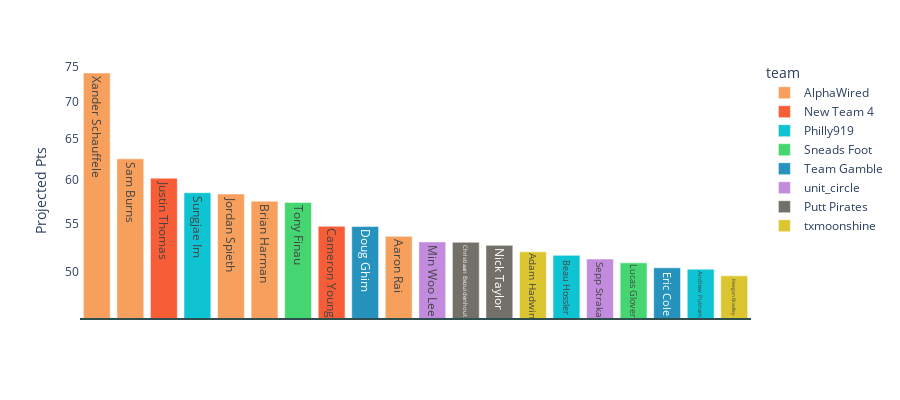

Here is the notebook cell this chart was saved with:
### Code cell
#  TOP 20 PLAYS
top20 = week.sort_values(by = 'proj_pts',ascending=False)[:20].reset_index(drop=True)
px.bar(top20,
        y = 'proj_pts',
        color = 'team',
        color_discrete_map=team_color,
        labels = {'index':"", 'proj_pts':'Projected Pts'},
        text=week[:20].index,
        #       text_auto = ",.0f",
        template = 'plotly_white',
        height=400,
        log_y=True,
        hover_name='player'
        ).add_hline(y=week.proj_pts.mean(),line_color='darkslategrey'
        ).update_xaxes(showticklabels=False
        ).update_yaxes(showgrid=False)

### Figure 1 — Plotly figure (JSON) as saved in the notebook; plotly's stock layout.template omitted (floating-point values rounded to 4 significant figures)
{"data": [{"alignmentgroup": "True", "hovertemplate": "<b>%{hovertext}</b><br><br>team=AlphaWired<br>=%{x}<br>Projected Pts=%{y}<br>text=%{text}<extra></extra>", "hovertext": ["Schauffele, Xander", "Burns, Sam", "Spieth, Jordan", "Harman, Brian", "Rai, Aaron"], "legendgroup": "AlphaWired", "marker": {"color": "rgb(247,160,93)", "pattern": {"shape": ""}}, "name": "AlphaWired", "offsetgroup": "AlphaWired", "orientation": "v", "showlegend": true, "text": ["Xander Schauffele", "Sam Burns", "Jordan Spieth", "Brian Harman", "Aaron Rai"], "textposition": "auto", "type": "bar", "x": [0, 1, 4, 5, 9], "xaxis": "x", "y": [74.03, 62.49, 58.29, 57.47, 53.62], "yaxis": "y"}, {"alignmentgroup": "True", "hovertemplate": "<b>%{hovertext}</b><br><br>team=New Team 4<br>=%{x}<br>Projected Pts=%{y}<br>text=%{text}<extra></extra>", "hovertext": ["Thomas, Justin", "Young, Cameron"], "legendgroup": "New Team 4", "marker": {"color": "rgb(247,94,56)", "pattern": {"shape": ""}}, "name": "New Team 4", "offsetgroup": "New Team 4", "orientation": "v", "showlegend": true, "text": ["Justin Thomas", "Cameron Young"], "textposition": "auto", "type": "bar", "x": [2, 7], "xaxis": "x", "y": [60.14, 54.69], "yaxis": "y"}, {"alignmentgroup": "True", "hovertemplate": "<b>%{hovertext}</b><br><br>team=Philly919<br>=%{x}<br>Projected Pts=%{y}<br>text=%{text}<extra></extra>", "hovertext": ["Im, Sungjae", "Hossler, Beau", "Putnam, Andrew"], "legendgroup": "Philly919", "marker": {"color": "rgb(14,195,210)", "pattern": {"shape": ""}}, "name": "Philly919", "offsetgroup": "Philly919", "orientation": "v", "showlegend": true, "text": ["Sungjae Im", "Beau Hossler", "Andrew Putnam"], "textposition": "auto", "type": "bar", "x": [3, 14, 18], "xaxis": "x", "y": [58.44, 51.64, 50.25], "yaxis": "y"}, {"alignmentgroup": "True", "hovertemplate": "<b>%{hovertext}</b><br><br>team=Sneads Foot<br>=%{x}<br>Projected Pts=%{y}<br>text=%{text}<extra></extra>", "hovertext": ["Finau, Tony", "Glover, Lucas"], "legendgroup": "Sneads Foot", "marker": {"color": "rgb(70,214,113)", "pattern": {"shape": ""}}, "name": "Sneads Foot", "offsetgroup": "Sneads Foot", "orientation": "v", "showlegend": true, "text": ["Tony Finau", "Lucas Glover"], "textposition": "auto", "type": "bar", "x": [6, 16], "xaxis": "x", "y": [57.33, 50.88], "yaxis": "y"}, {"alignmentgroup": "True", "hovertemplate": "<b>%{hovertext}</b><br><br>team=Team Gamble<br>=%{x}<br>Projected Pts=%{y}<br>text=%{text}<extra></extra>", "hovertext": ["Ghim, Doug", "Cole, Eric"], "legendgroup": "Team Gamble", "marker": {"color": "rgb(38,147,190)", "pattern": {"shape": ""}}, "name": "Team Gamble", "offsetgroup": "Team Gamble", "orientation": "v", "showlegend": true, "text": ["Doug Ghim", "Eric Cole"], "textposition": "auto", "type": "bar", "x": [8, 17], "xaxis": "x", "y": [54.67, 50.39], "yaxis": "y"}, {"alignmentgroup": "True", "hovertemplate": "<b>%{hovertext}</b><br><br>team=unit_circle<br>=%{x}<br>Projected Pts=%{y}<br>text=%{text}<extra></extra>", "hovertext": ["Lee, Min Woo", "Straka, Sepp"], "legendgroup": "unit_circle", "marker": {"color": "rgb(194,139,221)", "pattern": {"shape": ""}}, "name": "unit_circle", "offsetgroup": "unit_circle", "orientation": "v", "showlegend": true, "text": ["Min Woo Lee", "Sepp Straka"], "textposition": "auto", "type": "bar", "x": [10, 15], "xaxis": "x", "y": [53.03, 51.26], "yaxis": "y"}, {"alignmentgroup": "True", "hovertemplate": "<b>%{hovertext}</b><br><br>team=Putt Pirates<br>=%{x}<br>Projected Pts=%{y}<br>text=%{text}<extra></extra>", "hovertext": ["Bezuidenhout, Christiaan", "Taylor, Nick"], "legendgroup": "Putt Pirates", "marker": {"color": "rgb(115,112,106)", "pattern": {"shape": ""}}, "name": "Putt Pirates", "offsetgroup": "Putt Pirates", "orientation": "v", "showlegend": true, "text": ["Christiaan Bezuidenhout", "Nick Taylor"], "textposition": "auto", "type": "bar", "x": [11, 12], "xaxis": "x", "y": [52.99, 52.67], "yaxis": "y"}, {"alignmentgroup": "True", "hovertemplate": "<b>%{hovertext}</b><br><br>team=txmoonshine<br>=%{x}<br>Projected Pts=%{y}<br>text=%{text}<extra></extra>", "hovertext": ["Hadwin, Adam", "Bradley, Keegan"], "legendgroup": "txmoonshine", "marker": {"color": "rgb(219,197,48)", "pattern": {"shape": ""}}, "name": "txmoonshine", "offsetgroup": "txmoonshine", "orientation": "v", "showlegend": true, "text": ["Adam Hadwin", "Keegan Bradley"], "textposition": "auto", "type": "bar", "x": [13, 19], "xaxis": "x", "y": [52, 49.59], "yaxis": "y"}], "layout": {"barmode": "relative", "height": 400, "legend": {"title": {"text": "team"}, "tracegroupgap": 0}, "margin": {"t": 60}, "shapes": [{"line": {"color": "darkslategrey"}, "type": "line", "x0": 0, "x1": 1, "xref": "x domain", "y0": 45.54, "y1": 45.54, "yref": "y"}], "xaxis": {"anchor": "y", "domain": [0, 1], "showticklabels": false, "title": {"text": ""}}, "yaxis": {"anchor": "x", "domain": [0, 1], "showgrid": false, "title": {"text": "Projected Pts"}, "type": "log"}}}
